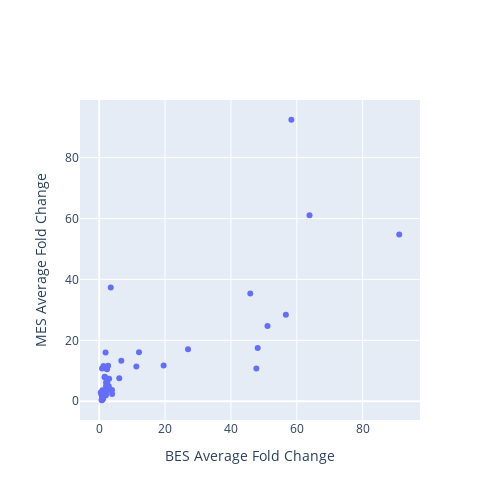

Source (notebook cell):
### Code cell
# MC MES array
from plotly.subplots import make_subplots
import plotly.graph_objects as go
import plotly.io as pio

fig = make_subplots(
    rows=1,
    cols=1,
    #subplot_titles=["MES vs Main VSG"],
)

scatter = go.Scatter(
    x=merge['BES'],
    y=merge['MES'],
    mode='markers',
    text=list(merge.index.values),
    hoverinfo='text',
    name='scatter',
    showlegend=False,
    # hovertemplate='%{text}'
)
fig.add_trace(scatter, row=1, col=1)

fig.update_layout(
    width=500,
    height=500,
    showlegend=False,
    hovermode='closest',
    xaxis_title="BES Average Fold Change",
    yaxis_title="MES Average Fold Change",
)

# Save as an exportable HTML file
pio.write_html(
    fig,
    file="vsgs_web_server/scatter_plots/BES_vs_MES.html",   # change path/name if you like
    include_plotlyjs="cdn",
    full_html=True,
    auto_open=False,
)
fig

### Figure 1 — Plotly figure (JSON) as saved in the notebook; plotly's stock layout.template omitted (floating-point values rounded to 4 significant figures)
{"data": [{"hoverinfo": "text", "mode": "markers", "name": "scatter", "showlegend": false, "text": ["BDF2_1_KO48", "BDF3_1_KO24", "BET151_1_Drug12h", "BET151_1_Drug24h", "BET151_1_Drug3h", "BET151_1_Drug48h", "BET151_1_Drug6h", "BET151_1_Drug72h", "CAF1b_1_RNAi24", "CFB2_1_RNAi9", "DFO_1_DFO", "DFO_1_DFOFe", "DFO_1_Fe", "DRBD18_1_RNAi12", "H1_1_RNAi96", "H3H4_1_KOH3", "H3H4_1_KOH3J", "H3H4_1_KOH4", "H3H4_1_KOH4J", "H3H4_1_KOJ2", "H3H4_2_KO48", "H3H4_3_KO48", "H3_1_KOH3", "H3_1_KOH3J", "H3_1_KOJ", "IPMK_1_RNAi36", "IPMK_2_RNAi36", "MCMBP_1_KO24", "MCMBP_1_KO48", "PIP5Pase_1_KO", "PIP5Pase_2_D360A_N362A", "PNUTS_1_RNAi48", "RBP10_1_RNAi24", "RBP10_2_RNAi24", "RBP10_3_RNAi24", "RBP33_1_RNAi48", "RBP42_1_KO24", "RBP42_1_KO48", "RBP42_1_KO72", "RNaseH1_1_KO", "RNaseH2A_1_RNAi24", "RNaseH2A_2_RNAi36", "SET27_1_KO", "SET27_1_sKO", "SNF2PH_1_RNAi48", "TFR_1_RNAi24", "TbATR_1_RNAi24", "TbATR_2_RNAi36", "TbCMT1_1_KO", "TbESB1_1_RNAi24", "TbESB1_2_KO48", "TbESB1_3_OE24", "TbHAT_1_RNAi48HAT1", "TbHAT_1_RNAi48HAT2", "TbPP1one_1_RNAi24", "TbPP1seven_1_RNAi24", "TbRAP1_1_2SD", "TbRAP1_1_5A", "TbRAP1_1_KO", "TbRAP1_2_dMyb", "TbSAP_1_RNAi72", "VEX1_1_Oe72", "VEX1_2_RNAi72", "VEX1_4_RNAi24", "VEX1_5_RNAi48", "VEX1_6_RNAi72", "VEX1and2_1_RNAi24", "VEX1and2_1_RNAi48", "VEX2_1_RNAi24", "VEX2_1_RNAi48", "ZC3H28_1_RNAi10", "ZC3H28_1_RNAi14", "ZC3H28_1_RNAi16", "ZC3H28_1_RNAi24", "ZC3H40_1_RNAi72"], "type": "scatter", "x": [1.055, 2.459, 1.0, 0.8629, 1.077, 0.7574, 1.02, 0.851, 3.508, 1.02, 1.004, 1.003, 1.009, 0.9988, 3.919, 1.559, 2.919, 1.0, 1.045, 0.7822, 2.109, 1.94, 2.317, 2.084, 0.8907, 1.016, 1.0, 2.588, 6.715, 51.11, 11.29, 2.397, 1.08, 1.0, 0.9698, 1.299, 1.238, 0.8984, 0.8792, 1.045, 1.577, 1.641, 3.886, 2.021, 1.197, 1.253, 2.423, 12.09, 1.003, 1.923, 0.6729, 3.02, 0.4706, 0.9664, 45.88, 0.7454, 26.97, 19.57, 56.69, 91.11, 2.707, 6.089, 2.065, 1.276, 1.681, 2.034, 63.86, 58.35, 48.13, 47.73, 0.9916, 0.9377, 0.9282, 0.9158, 1.97], "xaxis": "x", "y": [1.429, 6.232, 0.9679, 0.9209, 1.094, 2.66, 1.112, 10.79, 37.36, 2.828, 1.058, 0.9462, 0.979, 0.8353, 2.376, 2.289, 4.952, 0.523, 0.784, 0.3256, 10.76, 15.98, 4.589, 6.133, 1.061, 1.095, 0.8934, 4.769, 13.29, 24.67, 11.41, 10.48, 0.8867, 0.9267, 0.6424, 11.59, 1.321, 1.245, 2.474, 1.07, 2.591, 7.851, 3.699, 1.985, 2.854, 1.423, 3.462, 16.06, 0.9525, 2.084, 2.109, 7.368, 2.875, 3.585, 35.38, 0.5807, 17.07, 11.73, 28.42, 54.78, 11.63, 7.551, 4.931, 3.267, 8.027, 7.644, 61.1, 92.42, 17.47, 10.75, 0.9833, 0.7509, 0.7501, 0.9364, 2.296], "yaxis": "y"}], "layout": {"height": 500, "hovermode": "closest", "showlegend": false, "width": 500, "xaxis": {"anchor": "y", "domain": [0, 1], "title": {"text": "BES Average Fold Change"}}, "yaxis": {"anchor": "x", "domain": [0, 1], "title": {"text": "MES Average Fold Change"}}}}
